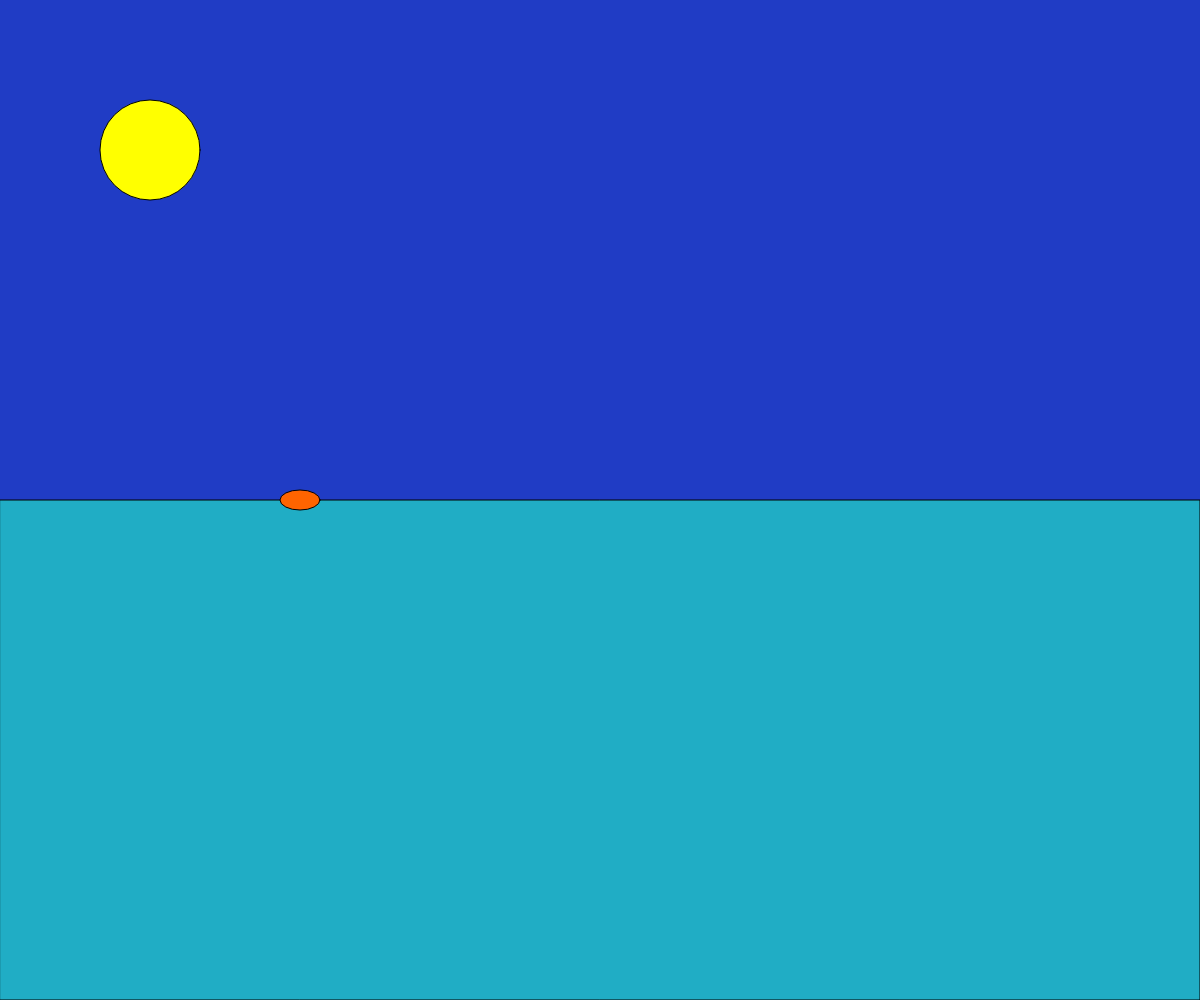
Frame 1 (no input)
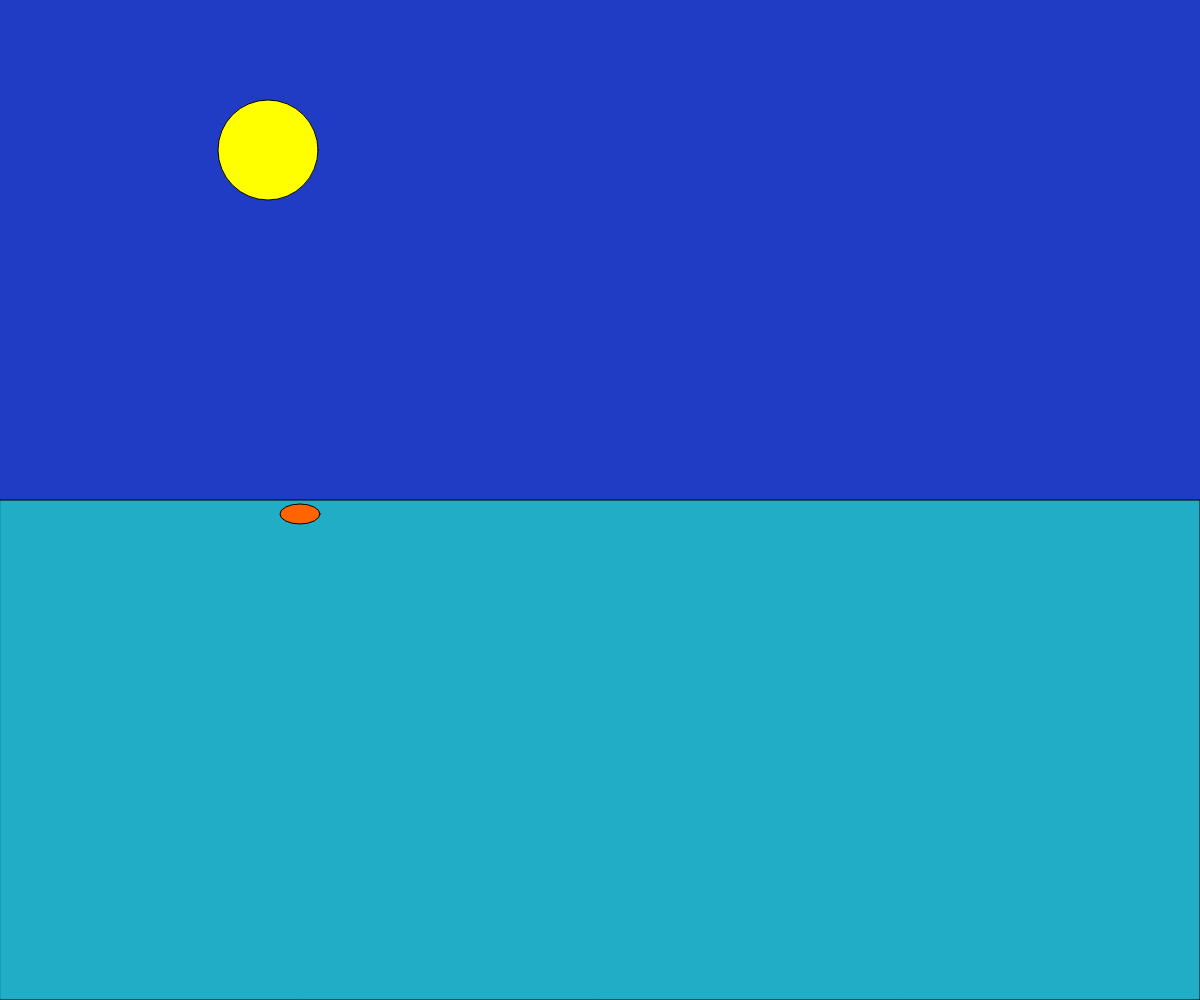
Frame 60 (no input)
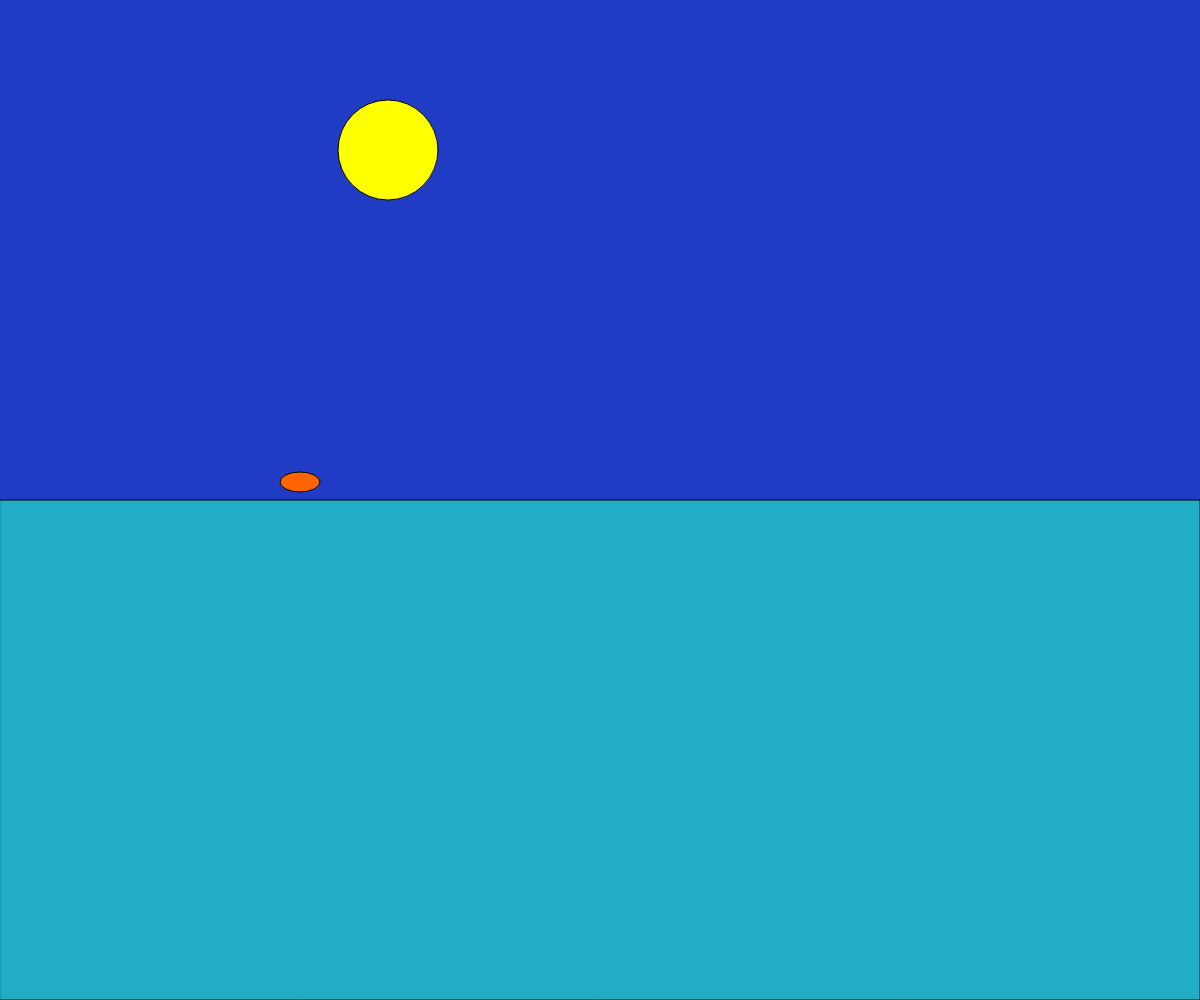
Frame 120 (the mouse pressed at the canvas centre since frame 60)

The p5.js sketch that drew these frames (run headless with seeded random() and noise() and a simulated clock; from frame 60 on, the mouse is pressed at the canvas centre):

// p5.js sketch
// ── sketch.js
// Project Title
// Your Name
// Date
//
// Extra for Experts:
// - describe what you did to take this project "above and beyond"


let sunX = 150; // Initial X position for the sun
let sunY = 150; // Y position for the sun
let duckX = 300; // Initial X position for the duck
let duckY = 0; // Initial Y position for the duck
let duckYSpeed = 2; // Speed of the duck's vertical movement

function setup() {
  createCanvas(windowWidth, windowHeight);
}

function draw() {
  background(32, 60, 197); // Water color
  fill(32, 173, 197); // Water fill color
  rect(0, height / 2, width, height / 2); // Water rectangle

  // Draw the sun
  fill(255, 255, 0); // Sun color
  ellipse(sunX, sunY, 100, 100); // Draw the sun

  // Move the sun horizontally
  sunX += 2; // Change this value for faster/slower movement
  if (sunX > width) { // Reset sun position when it goes off-screen
    sunX = 0;
  }

  // Draw the duck
  fill(255, 100, 0); // Duck color
  ellipse(duckX, height / 2 + duckY, 40, 20); // Draw the duck

  // Move the duck up and down
  duckY += duckYSpeed; 
  if (duckY > 20 || duckY < -20) { // Change direction when it reaches a certain height
    duckYSpeed *= -1; // Reverse direction
  }
}
